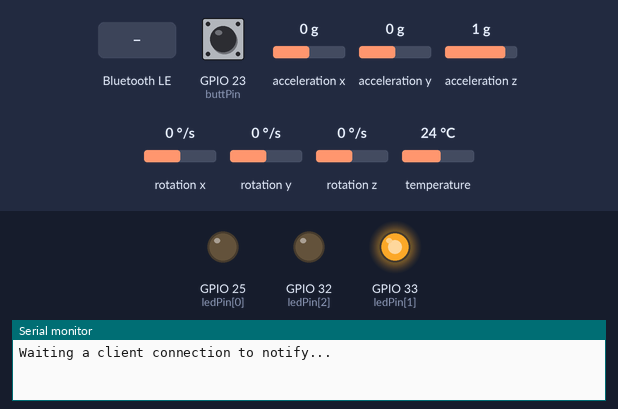
The sketch below on a simulated ESP32. Parts: output pins drawn as LEDs (lit = HIGH), the last lines printed to the serial monitor. The test bench sets the inputs (shaded band); at power-on: GPIO 23 (buttPin) HIGH, acceleration x 0 g, acceleration y 0 g, acceleration z 1 g, rotation x 0 °/s, rotation y 0 °/s, rotation z 0 °/s, temperature 24 °C. Storage starts empty; nothing arrives over Bluetooth unless stated; a phone connects over Bluetooth LE 3 s after start.

Above: at 2.7 s.
2.8 s: GPIO 23 (buttPin) pulled LOW for 0.15 s
At 3.9 s:
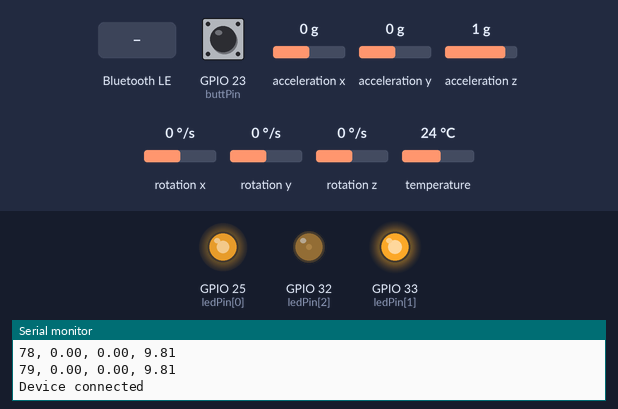
4.4 s: Bluetooth LE write "GIMMEH DATAH" received
At 5.6 s:
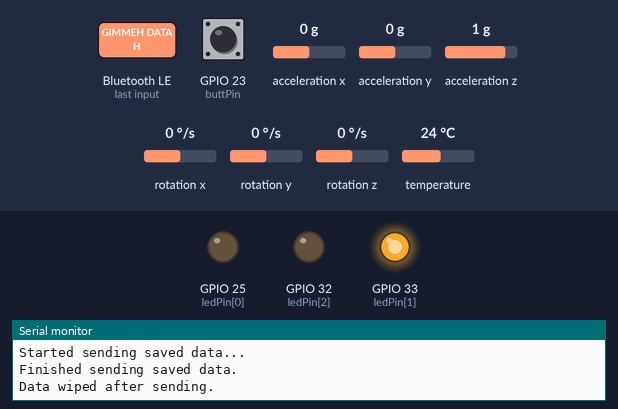
Timing chart, 0 to 7.4 s (numbered marks = the images above; inputs shaded):
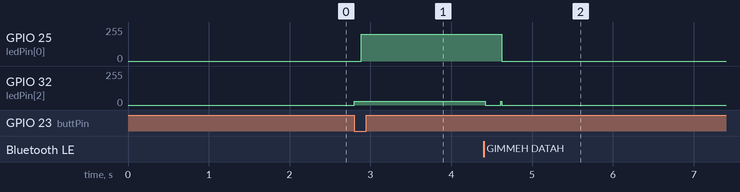

Measured:
- after the input at 2.8 s, GPIO 25 (ledPin[0]): 0/255 → 200/255 after 0.09 s; GPIO 32 (ledPin[2]): 0/255 → 30/255 at once
- after the input at 4.4 s, GPIO 25 (ledPin[0]): 200/255 → 0/255 after 0.23 s; GPIO 32 (ledPin[2]): 30/255 → 0/255 at once

The sketch:

espButtonPlusData.ino
```cpp
#include <BLEDevice.h>
#include <BLEServer.h>
#include <BLEUtils.h>
#include <BLE2902.h>

#include <Adafruit_MPU6050.h>
#include <Adafruit_Sensor.h>
#include <Wire.h>

#include "LittleFS.h"

const int ledPin[3] = { 25, 33, 32 };  // red, green, blue
const int buttPin = 23;
int pwmg = 250;  //default: 250
int pwmr = 200;  //default: 200
int pwmb = 30;   //default: 30
const int pwm[3] = { pwmr, pwmg, pwmb };
bool LPM = 1;

unsigned long lastISR = 0;
unsigned long buttDelay = 2000;  //time to wait before accepting next button press (ms)
size_t emptyBytes;
size_t storage;

int blinkCounter = 0;

//red - error e.g. memory full
//green - power is ON
//blue - record mode

Adafruit_MPU6050 mpu;

BLEServer *pServer = NULL;
BLECharacteristic *pTxCharacteristic;
bool deviceConnected = false;
bool oldDeviceConnected = false;

#define DELAY 50
#define BUFFER_SIZE 32  // Number of records to buffer in RAM before writing to LittleFS

// See the following for generating UUIDs:
// https://www.uuidgenerator.net/
#define SERVICE_UUID "6E400001-B5A3-F393-E0A9-E50E24DCCA9E"  // UART service UUID
#define CHARACTERISTIC_UUID_RX "6E400002-B5A3-F393-E0A9-E50E24DCCA9E"
#define CHARACTERISTIC_UUID_TX "6E400003-B5A3-F393-E0A9-E50E24DCCA9E"

// Binary record structure
struct Record {
  uint32_t seq;  // Sequence number
  float x;       // Accelerometer X
  float y;       // Accelerometer Y
  float z;       // Accelerometer Z
};

// RAM buffer to store multiple records before writing to flash
Record buffer[BUFFER_SIZE];
uint8_t bufferIndex = 0;

class MyServerCallbacks : public BLEServerCallbacks {
  void onConnect(BLEServer *pServer) {
    deviceConnected = true;
    Serial.println("Device connected");
  }

  void onDisconnect(BLEServer *pServer) {
    deviceConnected = false;
    Serial.println("Device disconnected");
  }
};

void sendSavedData();  // prototype

class MyCallbacks : public BLECharacteristicCallbacks {
  void onWrite(BLECharacteristic *pCharacteristic) {
    String rxValue = pCharacteristic->getValue();

    Serial.print("Received Value: ");
    Serial.print(rxValue);
    Serial.println();

    if (rxValue == "GIMMEH DATAH") sendSavedData();
  }
};

#define SEND_CHUNK 4  // number of records to send per loop iteration

File sendFile;             // file handle for sending data
bool sendingData = false;  // flag to indicate we're in the middle of sending

void sendSavedData() {
  sendFile = LittleFS.open("/data.bin", "r");
  if (!sendFile) {
    Serial.println("Failed to open data.bin for reading");
    sendingData = false;
    return;
  }

  sendingData = true;
  Serial.println("Started sending saved data...");
}

void sendDataChunk() {
  if (!sendingData || !sendFile) return;
  blinkCounter++;
  blinkCounter %= 30;  //blinky
  if (blinkCounter > 15) analogWrite(ledPin[2], pwmb);
  else analogWrite(ledPin[2], 0);

  Record r;
  char buffer[80];

  for (int i = 0; i < SEND_CHUNK; i++) {
    if (sendFile.read((uint8_t *)&r, sizeof(r)) != sizeof(r)) {
      // Finished sending all records
      sendFile.close();
      sendingData = false;
      Serial.println("Finished sending saved data.");

      // wipe data since it was sent
      if (LittleFS.format()) {
        Serial.println("Data wiped after sending.");
      } else {
        Serial.println("LittleFS format failed!");
      }
      return;
    }

    snprintf(buffer, sizeof(buffer), "[OLD] %lu x %.3f y %.3f z %.3f",
             r.seq, r.x, r.y, r.z);

    pTxCharacteristic->setValue(buffer);
    pTxCharacteristic->notify();
  }

  delay(10);
}

// Function to flush buffered records to LittleFS
void flushBuffer() {
  if (bufferIndex == 0) return;                      // Nothing to flush
  File f = LittleFS.open("/data.bin", FILE_APPEND);  // Open file in append mode
  if (f) {
    f.write((uint8_t *)buffer, sizeof(Record) * bufferIndex);  // Write all buffered records
    f.close();
  }
  bufferIndex = 0;  // Reset buffer index after flush
}


///////////////////////// bluetooth end

void IRAM_ATTR isr() {

  if (millis() - lastISR >= buttDelay) {
    LPM = !LPM;
    lastISR = millis();
  }
}


void setup() {
  pinMode(ledPin[0], OUTPUT);
  pinMode(ledPin[1], OUTPUT);
  pinMode(ledPin[2], OUTPUT);
  pinMode(buttPin, INPUT_PULLUP);
  attachInterrupt(buttPin, isr, FALLING);
  Serial.begin(115200);
  analogWrite(ledPin[1], pwmg);
  //////////////////////////memory
  storage = LittleFS.totalBytes();

  /////////////////////////////////////bluetooth & little fs
  while (!Serial) {
    delay(10);
  }

  if (!mpu.begin()) {
    Serial.println("Failed to find MPU6050 chip");
    while (1) delay(10);
  }
  mpu.setAccelerometerRange(MPU6050_RANGE_16_G);
  mpu.setGyroRange(MPU6050_RANGE_250_DEG);
  mpu.setFilterBandwidth(MPU6050_BAND_21_HZ);
  Serial.println("");
  delay(10);
  // Create the BLE Device
  BLEDevice::init("BKFB AU");

  // Create the BLE Server
  pServer = BLEDevice::createServer();
  pServer->setCallbacks(new MyServerCallbacks());

  // Create the BLE Service
  BLEService *pService = pServer->createService(SERVICE_UUID);

  // Create BLE TX Characteristic
  pTxCharacteristic = pService->createCharacteristic(CHARACTERISTIC_UUID_TX,
                                                     BLECharacteristic::PROPERTY_NOTIFY);
  // Descriptor 2902 is automatically added when using NimBLE
  pTxCharacteristic->addDescriptor(new BLE2902());

  // Create BLE RX Characteristic
  BLECharacteristic *pRxCharacteristic = pService->createCharacteristic(
    CHARACTERISTIC_UUID_RX,
    BLECharacteristic::PROPERTY_WRITE);
  pRxCharacteristic->setCallbacks(new MyCallbacks());

  // Start the BLE service
  pService->start();

  // Start advertising
  pServer->getAdvertising()->start();
  Serial.println("Waiting a client connection to notify...");

  // Initialize LittleFS and format if first time
  if (!LittleFS.begin(true)) {
    Serial.println("LittleFS Mount Failed");
    return;
  }

  // //overwrite file
  // File file = LittleFS.open("/data.bin", FILE_WRITE);
  // if(!file){
  //   Serial.println("Failed to open file for writing");
  //   return;
  // }
  // file.close();

  // // wipe data
  // if (LittleFS.format()) {
  //   Serial.println("LittleFS formatted successfully!");
  // } else {
  //   Serial.println("LittleFS format failed!");
  // }
  ////////////////////////////////////bluetooth & little fs end
}

void loop() {

  if (LPM) {
    analogWrite(ledPin[2], 0);
  }
  /////////////////////////////memory check
  emptyBytes = storage - LittleFS.usedBytes();
  //Serial.println(emptyBytes);
  if (emptyBytes / storage <= 0.1) analogWrite(ledPin[0], pwmr);
  else analogWrite(ledPin[0], 0);


  ///////////////////////////////////////////the fuckin thingy
  static uint32_t sequence = 1;  // sequence counter

  sensors_event_t a, g, temp;
  mpu.getEvent(&a, &g, &temp);

  // Build a binary record
  Record r;
  r.seq = sequence;
  r.x = a.acceleration.x;
  r.y = a.acceleration.y;
  r.z = a.acceleration.z;

  // send data in chunks
  if (sendingData) {
    sendDataChunk();
    analogWrite(ledPin[2], 0);
    return;
  }

  // If no BLE device connected, store locally in buffer
  if (!deviceConnected && !LPM) {

    analogWrite(ledPin[2], pwmb);  //led
                                   //mooooo

    buffer[bufferIndex++] = r;

    // Flush buffer to LittleFS when full
    if (bufferIndex >= BUFFER_SIZE) {
      flushBuffer();
    }

    // debug statement
    Serial.print(sequence);
    Serial.print(", ");
    Serial.print(a.acceleration.x);
    Serial.print(", ");
    Serial.print(a.acceleration.y);
    Serial.print(", ");
    Serial.println(a.acceleration.z);

    sequence++;

  } else {  // Device connected, send data over BLE

    if (!sendingData) {  // only send live data if not sending recorded data
      if (deviceConnected) {
        char bufferStr[64];
        snprintf(bufferStr, sizeof(bufferStr), "%lu x %.3f y %.3f z %.3f",
                 r.seq, r.x, r.y, r.z);

        pTxCharacteristic->setValue(bufferStr);
        pTxCharacteristic->notify();
        delay(DELAY);

        sequence++;
      }
    }
  }

  // Handle BLE reconnecting
  if (!deviceConnected && oldDeviceConnected) {
    delay(500);
    flushBuffer();  // Ensure remaining records are saved
    sequence = 1;   // Reset sequence when disconnected for too long
    pServer->startAdvertising();
    Serial.println("Started advertising again...");
    oldDeviceConnected = deviceConnected;
  }

  if (deviceConnected && !oldDeviceConnected) {
    oldDeviceConnected = deviceConnected;
  }
}
//////////////////////////////////////////end
```
